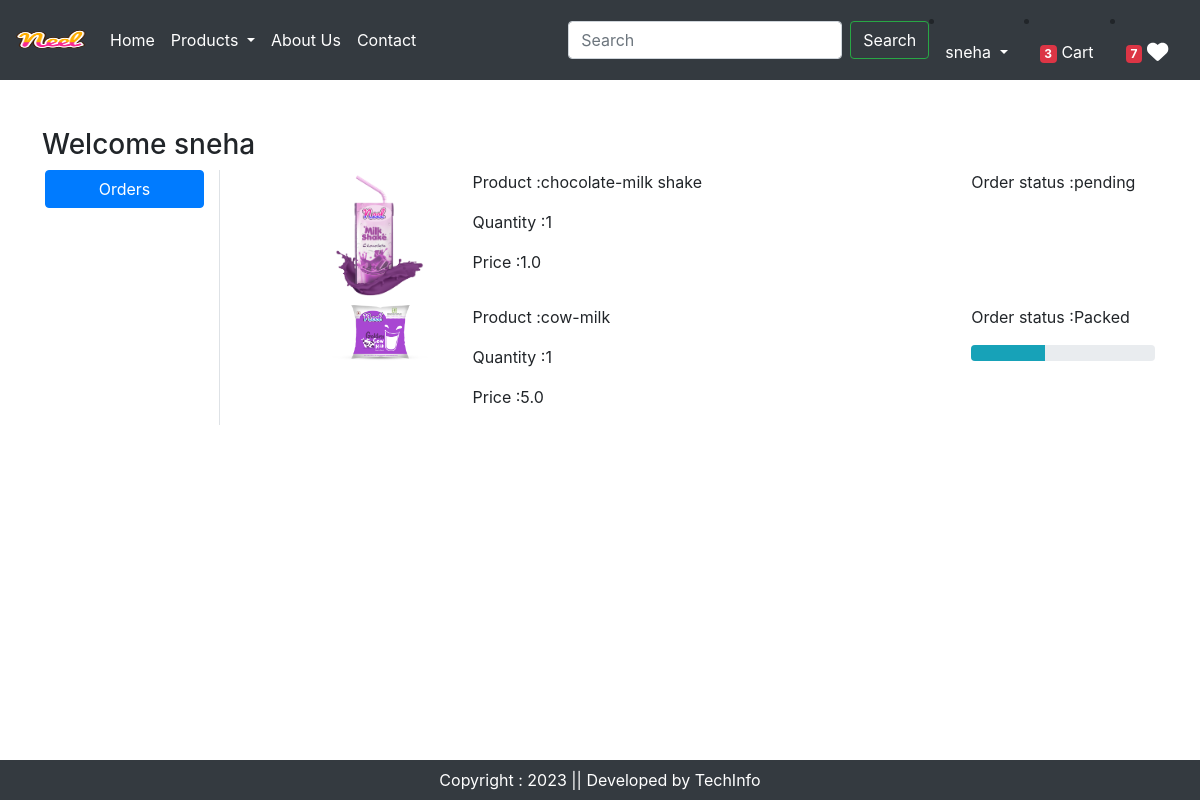
Screenshot of /orders/ (signed in) with the database file from the repository.
### ecom_app/models.py (models this page shows, shortened)
class OrderPlaced(models.Model):
    user=models.ForeignKey(User,on_delete=models.CASCADE)
    customer=models.ForeignKey(Customer,on_delete=models.CASCADE)
    product=models.ForeignKey(Product,on_delete=models.CASCADE)
    quantity = models.PositiveIntegerField(default=1)
    ordered_date=models.DateTimeField(auto_now_add=True)
    status=models.CharField(max_length=50,choices=STATUS_CHOICE,default='pending')
    payment=models.ForeignKey(Payment,on_delete=models.CASCADE)
    @property
    def total_cost(self):
        return self.quantity * self.product.discounted_price

class Product(models.Model):
    title=models.CharField(max_length=100)
    selling_price=models.FloatField()
    discounted_price=models.FloatField()
    description=models.TextField()
    composition=models.TextField(default='')
    prodapp=models.TextField(default='')
    category=models.CharField(choices=CATEGORY_CHOICES,max_length=2)
    product_image=models.ImageField(upload_to='product')

### ecom_app/views.py (the view)
# urls.py: path('orders/', views.orders, name='orders'),
@login_required
def orders(request):
    order_placed=OrderPlaced.objects.filter(user=request.user)
    totalitem = 0
    wishitem= 0
    if request.user.is_authenticated:
        totalitem = len(Cart.objects.filter(user=request.user))
        whishitem = len(Whishlist.objects.filter(user=request.user))
    return render(request,'orders.html',locals())

### template/orders.html (shortened to what this page needs)
{% extends 'base.html' %}
{% load static %}
{% block main-content %}
<div class="container my-5">
    <div class="row">
        <h3>Welcome <span class="text-caplitalize">{{request.user}}</span> </h3>
        <div class="col-sm-2 border-end">
            <ul class="list-unstyled">
                <li class="d-grid"><a href="{% url 'orders' %}" class="btn btn-primary">Orders</a> </li>
            </ul>
        </div>
        <div class="col-sm-9 offset-sm-1">
            {% for op in order_placed %}
            <div class="row">
                <div class="col-sm-2">
                    <img src="{{op.product.product_image.url}}" class="img-fluid" height="100" width="100">
                </div>
                <div class="col-sm-7">
                    <p>Product :{{op.product.title}}</p>
                    <p>Quantity :{{op.quantity}}</p>
                    <p>Price :{{op.total_cost}}</p>
                </div>
                <div class="col-sm-3">
                    <p>Order status :{{op.status}}</p>
                    {% if op.status == 'Packed' %}
                    <div class="progress">
                        <div class="progress-bar bg-info" role="progressbar" style="width:40%" aria-valuenow="70" aria-valuemin="0" aria-valuemax="100"></div>
                    </div>
                    {% endif %}
                </div>
            </div>
            {% endfor %}
        </div>
    </div>
</div>
{% endblock main-content %}

### template/base.html (shortened to what this page needs)
{% load static %}
<!DOCTYPE html>
<html lang="en">
<head>
  <link href="https://cdn.jsdelivr.net/npm/bootstrap@5.0.2/dist/css/bootstrap.min.css" rel="stylesheet">
<link rel="stylesheet" href="https://cdn.jsdelivr.net/npm/bootstrap@4.4.1/dist/css/bootstrap.min.css">
<link rel="stylesheet" href="{% static 'css/owl.carousel.min.css' %}">
    <link rel="stylesheet" href="{% static 'css/style.css' %}">
    <link rel="stylesheet" href="{% static 'css/all.min.css' %}">
</head>
<body>
<nav class="navbar navbar-expand-lg navbar-dark bg-dark">
  <a class="navbar-brand" href="#">
    <img src="{% static 'images/Neel.png' %}" width="70" height="40">
  </a>
  <div class="collapse navbar-collapse" id="navbarSupportedContent">
    <ul class="navbar-nav mr-auto">
      {% if request.user.is_authenticated %}
      <li class="nav-item active">
        <a class="nav-link" href="/">Home <span class="sr-only">(current)</span></a>
      </li>
      <li class="nav-item dropdown">
        <a class="nav-link dropdown-toggle text-white" href="#" id="navbarDropdown" role="button" data-toggle="dropdown" aria-haspopup="true" aria-expanded="false">
          Products
        </a>
      </li>
      <li class="nav-item">
        <a class="nav-link text-white" href="{% url 'about' %}" tabindex="-1" aria-disabled="true">About Us</a>
      </li>
      <li class="nav-item">
        <a class="nav-link text-white" href="{% url 'contact' %}" tabindex="-1" aria-disabled="true">Contact</a>
      </li>
    </ul>
    <form class="form-inline my-2 my-lg-0" action="/search">
      <input class="form-control mr-sm-2" type="search" placeholder="Search" aria-label="Search">
      <button class="btn btn-outline-success my-2 my-sm-0 text-white" type="submit">Search</button>
    </form>
    <li class="nav-item dropdown">
        <a class="nav-link dropdown-toggle text-white" href="#" id="profileDropdown" role="button" data-toggle="dropdown" aria-haspopup="true" aria-expanded="false">
          {{request.user}}
        </a>
      </li>
      <li class="nav-item">
        <a class="nav-link text-white" href="{% url 'showcart' %}" tabindex="-1" aria-disabled="true"><span class="badge bg-danger">{% if totalitem > 0 %} {{totalitem}} {% endif %}</span> Cart</a>
      </li>
      <li class="nav-item">
        <a class="nav-link text-white" href="{% url 'wishlist' %}" tabindex="-1" aria-disabled="true"><span class="badge bg-danger">{% if whishitem > 0 %} {{whishitem }} {% endif %}</span> <i class="fas fa-heart fa-lg"></i></a>
      </li>
    {% endif %}
  </div>
</nav>
{% block main-content %} {% endblock main-content %}
<footer class="container-fluid bg-dark text-center text-white fixed-bottom p-2 mt-5">
  Copyright : 2023 || Developed by TechInfo
</footer>
</body>
</html>

### rows the page displays
OrderPlaced: product.product_image (picture), product "chocolate-milk shake", quantity "1", total_cost "1.0", status "pending"
OrderPlaced: product.product_image (picture), product "cow-milk", quantity "1", total_cost "5.0", status "Packed"

### other values shown
{{ request.user }} "sneha"
{{ totalitem }} "3"
{{ whishitem }} "7"
